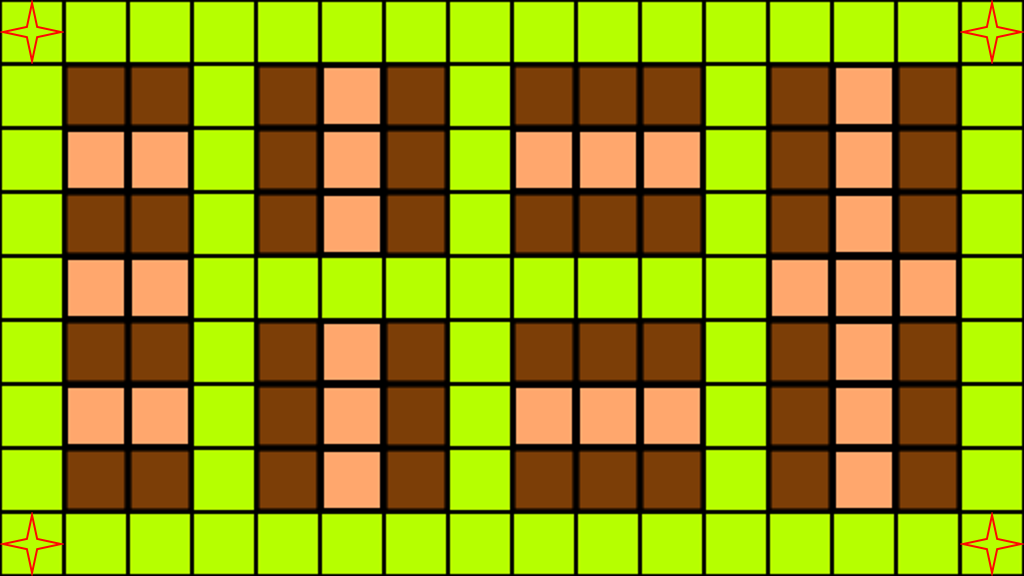

Below is a game level as drawn by its tile map, then a one-line description and the .tmx file that defines it, in full:
An orthogonal 16x9 tile map with 64x64 px tiles, 2 tile layers (background, foreground).

<map version="1.0" tiledversion="1.1.1" orientation="orthogonal" renderorder="right-down" width="16" height="9" tilewidth="64" tileheight="64" infinite="0" nextobjectid="1">
 <tileset firstgid="1" source="../../tilesets/default/tileset.tsx" />
 <layer name="background" width="16" height="9" locked="1">
  <data encoding="csv">
2,2,2,2,2,2,2,2,2,2,2,2,2,2,2,2,
2,2,2,2,2,2,2,2,2,2,2,2,2,2,2,2,
2,2,2,2,2,2,2,2,2,2,2,2,2,2,2,2,
2,2,2,2,2,2,2,2,2,2,2,2,2,2,2,2,
2,2,2,2,2,2,2,2,2,2,2,2,2,2,2,2,
2,2,2,2,2,2,2,2,2,2,2,2,2,2,2,2,
2,2,2,2,2,2,2,2,2,2,2,2,2,2,2,2,
2,2,2,2,2,2,2,2,2,2,2,2,2,2,2,2,
2,2,2,2,2,2,2,2,2,2,2,2,2,2,2,2
</data>
 </layer>
 <layer name="foreground" width="16" height="9">
  <data encoding="csv">
5,0,0,0,0,0,0,0,0,0,0,0,0,0,0,5,
0,4,4,2,4,3,4,0,4,4,4,0,4,3,4,0,
0,3,3,2,4,3,4,0,3,3,3,0,4,3,4,0,
0,4,4,2,4,3,4,0,4,4,4,0,4,3,4,0,
0,3,3,2,2,2,0,2,0,0,0,0,3,3,3,0,
0,4,4,2,4,3,4,0,4,4,4,0,4,3,4,0,
2,3,3,2,4,3,4,0,3,3,3,0,4,3,4,0,
0,4,4,2,4,3,4,0,4,4,4,0,4,3,4,0,
5,0,0,0,0,0,0,0,0,0,0,0,0,0,0,5
</data>
 </layer>
</map>
